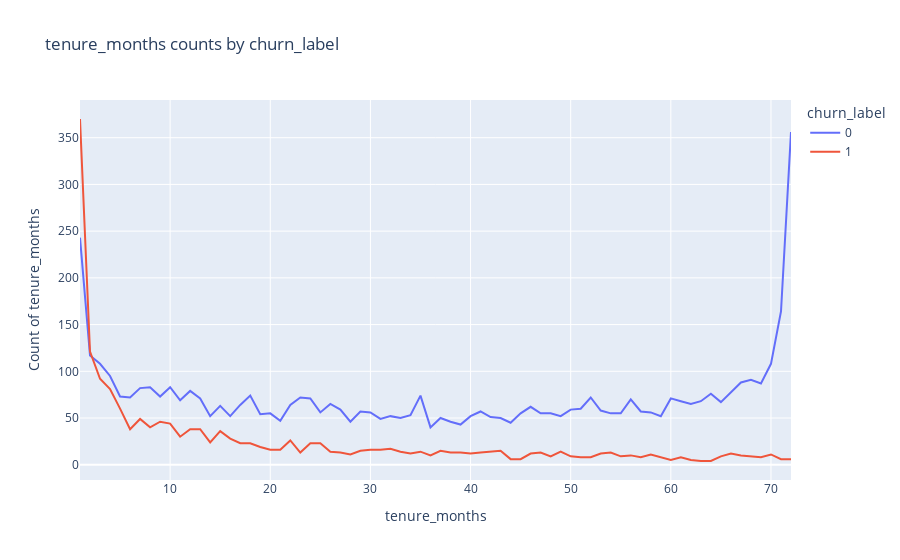
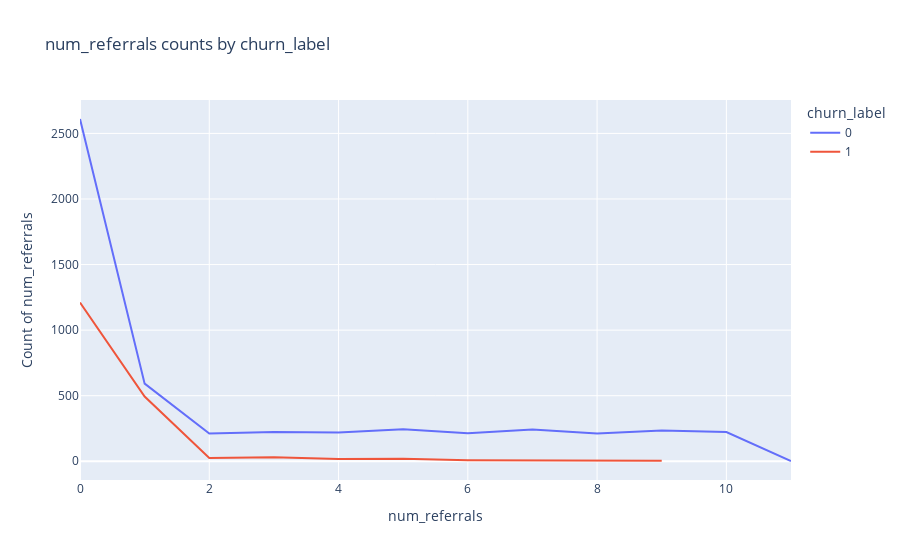
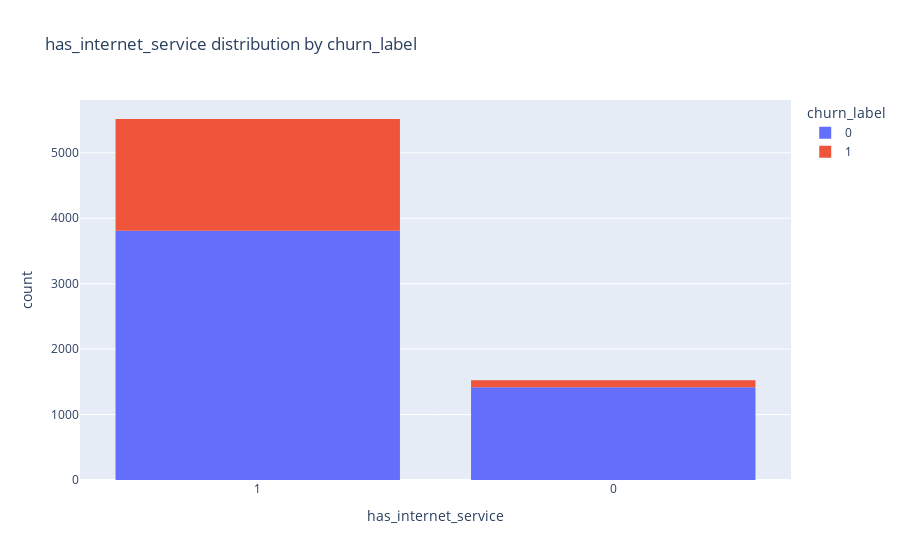
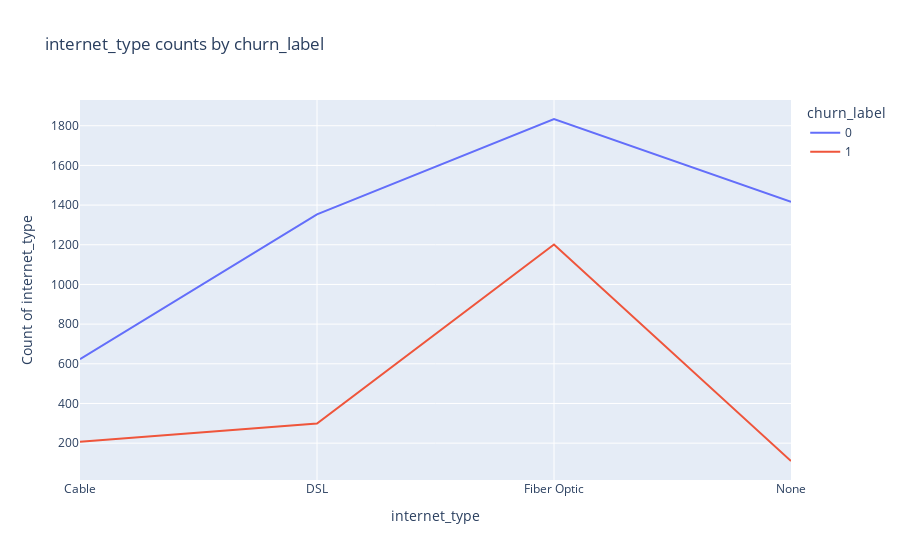

Write notebook code for charts like these, in order.
### Code cell
plot_all_cols(df_dict['all'].drop(columns=['account_id',
                                           'customer_id',
                                           'status',
                                           'churn_reason',
                                           'paperless_billing',
                                           'has_unlimited_data',
       'has_phone_service', 'has_multiple_lines', 'has_premium_tech_support',
       'has_online_security', 'has_online_backup', 'has_device_protection',
       'stream_movie', 'stream_music',
              'avg_long_distance_fee_monthly', 'total_long_distance_fee',
              'married'
                                           ]), color_col = 'churn_label')

### Figure 1 — Plotly figure (JSON) as saved in the notebook; plotly's stock layout.template omitted (floating-point values rounded to 4 significant figures)
{"data": [{"hovertemplate": "churn_label=0<br>tenure_months=%{x}<br>Count of tenure_months=%{y}<extra></extra>", "legendgroup": "0", "line": {"color": "#636efa", "dash": "solid"}, "marker": {"symbol": "circle"}, "mode": "lines", "name": "0", "orientation": "v", "showlegend": true, "type": "scatter", "x": [1, 2, 3, 4, 5, 6, 7, 8, 9, 10, 11, 12, 13, 14, 15, 16, 17, 18, 19, 20, 21, 22, 23, 24, 25, 26, 27, 28, 29, 30, 31, 32, 33, 34, 35, 36, 37, 38, 39, 40, 41, 42, 43, 44, 45, 46, 47, 48, 49, 50, 51, 52, 53, 54, 55, 56, 57, 58, 59, 60, 61, 62, 63, 64, 65, 66, 67, 68, 69, 70, 71, 72], "xaxis": "x", "y": [243, 117, 108, 95, 73, 72, 82, 83, 73, 83, 69, 79, 71, 52, 63, 52, 64, 74, 54, 55, 47, 64, 72, 71, 56, 65, 59, 46, 57, 56, 49, 52, 50, 53, 74, 40, 50, 46, 43, 52, 57, 51, 50, 45, 55, 62, 55, 55, 52, 59, 60, 72, 58, 55, 55, 70, 57, 56, 52, 71, 68, 65, 68, 76, 67, 77, 88, 91, 87, 108, 164, 356], "yaxis": "y"}, {"hovertemplate": "churn_label=1<br>tenure_months=%{x}<br>Count of tenure_months=%{y}<extra></extra>", "legendgroup": "1", "line": {"color": "#EF553B", "dash": "solid"}, "marker": {"symbol": "circle"}, "mode": "lines", "name": "1", "orientation": "v", "showlegend": true, "type": "scatter", "x": [1, 2, 3, 4, 5, 6, 7, 8, 9, 10, 11, 12, 13, 14, 15, 16, 17, 18, 19, 20, 21, 22, 23, 24, 25, 26, 27, 28, 29, 30, 31, 32, 33, 34, 35, 36, 37, 38, 39, 40, 41, 42, 43, 44, 45, 46, 47, 48, 49, 50, 51, 52, 53, 54, 55, 56, 57, 58, 59, 60, 61, 62, 63, 64, 65, 66, 67, 68, 69, 70, 71, 72], "xaxis": "x", "y": [370, 121, 92, 81, 60, 38, 49, 40, 46, 44, 30, 38, 38, 24, 36, 28, 23, 23, 19, 16, 16, 26, 13, 23, 23, 14, 13, 11, 15, 16, 16, 17, 14, 12, 14, 10, 15, 13, 13, 12, 13, 14, 15, 6, 6, 12, 13, 9, 14, 9, 8, 8, 12, 13, 9, 10, 8, 11, 8, 5, 8, 5, 4, 4, 9, 12, 10, 9, 8, 11, 6, 6], "yaxis": "y"}], "layout": {"legend": {"title": {"text": "churn_label"}, "tracegroupgap": 0}, "title": {"text": "tenure_months counts by churn_label"}, "xaxis": {"anchor": "y", "domain": [0, 1], "title": {"text": "tenure_months"}}, "yaxis": {"anchor": "x", "domain": [0, 1], "title": {"text": "Count of tenure_months"}}}}

### Figure 2 — Plotly figure (JSON) as saved in the notebook; plotly's stock layout.template omitted (floating-point values rounded to 4 significant figures)
{"data": [{"hovertemplate": "churn_label=0<br>num_referrals=%{x}<br>Count of num_referrals=%{y}<extra></extra>", "legendgroup": "0", "line": {"color": "#636efa", "dash": "solid"}, "marker": {"symbol": "circle"}, "mode": "lines", "name": "0", "orientation": "v", "showlegend": true, "type": "scatter", "x": [0, 1, 2, 3, 4, 5, 6, 7, 8, 9, 10, 11], "xaxis": "x", "y": [2610, 592, 211, 224, 219, 244, 213, 243, 211, 234, 223, 2], "yaxis": "y"}, {"hovertemplate": "churn_label=1<br>num_referrals=%{x}<br>Count of num_referrals=%{y}<extra></extra>", "legendgroup": "1", "line": {"color": "#EF553B", "dash": "solid"}, "marker": {"symbol": "circle"}, "mode": "lines", "name": "1", "orientation": "v", "showlegend": true, "type": "scatter", "x": [0, 1, 2, 3, 4, 5, 6, 7, 8, 9], "xaxis": "x", "y": [1211, 494, 25, 31, 17, 20, 8, 5, 2, 4], "yaxis": "y"}], "layout": {"legend": {"title": {"text": "churn_label"}, "tracegroupgap": 0}, "title": {"text": "num_referrals counts by churn_label"}, "xaxis": {"anchor": "y", "domain": [0, 1], "title": {"text": "num_referrals"}}, "yaxis": {"anchor": "x", "domain": [0, 1], "title": {"text": "Count of num_referrals"}}}}

### Figure 3 — Plotly figure (JSON) as saved in the notebook; plotly's stock layout.template omitted (floating-point values rounded to 4 significant figures; data arrays with more than 128 entries replaced by an {"elided": "..."} marker saying what was removed)
{"data": [{"alignmentgroup": "True", "bingroup": "x", "hovertemplate": "churn_label=0<br>has_internet_service=%{x}<br>count=%{y}<extra></extra>", "legendgroup": "0", "marker": {"color": "#636efa", "pattern": {"shape": ""}}, "name": "0", "offsetgroup": "0", "orientation": "v", "showlegend": true, "type": "histogram", "x": {"elided": "5226 str values"}, "xaxis": "x", "yaxis": "y"}, {"alignmentgroup": "True", "bingroup": "x", "hovertemplate": "churn_label=1<br>has_internet_service=%{x}<br>count=%{y}<extra></extra>", "legendgroup": "1", "marker": {"color": "#EF553B", "pattern": {"shape": ""}}, "name": "1", "offsetgroup": "1", "orientation": "v", "showlegend": true, "type": "histogram", "x": {"elided": "1817 str values"}, "xaxis": "x", "yaxis": "y"}], "layout": {"barmode": "relative", "legend": {"title": {"text": "churn_label"}, "tracegroupgap": 0}, "title": {"text": "has_internet_service distribution by churn_label"}, "xaxis": {"anchor": "y", "domain": [0, 1], "title": {"text": "has_internet_service"}}, "yaxis": {"anchor": "x", "domain": [0, 1], "title": {"text": "count"}}}}

### Figure 4 — Plotly figure (JSON) as saved in the notebook; plotly's stock layout.template omitted (floating-point values rounded to 4 significant figures)
{"data": [{"hovertemplate": "churn_label=0<br>internet_type=%{x}<br>Count of internet_type=%{y}<extra></extra>", "legendgroup": "0", "line": {"color": "#636efa", "dash": "solid"}, "marker": {"symbol": "circle"}, "mode": "lines", "name": "0", "orientation": "v", "showlegend": true, "type": "scatter", "x": ["Cable", "DSL", "Fiber Optic", "None"], "xaxis": "x", "y": [623, 1353, 1834, 1416], "yaxis": "y"}, {"hovertemplate": "churn_label=1<br>internet_type=%{x}<br>Count of internet_type=%{y}<extra></extra>", "legendgroup": "1", "line": {"color": "#EF553B", "dash": "solid"}, "marker": {"symbol": "circle"}, "mode": "lines", "name": "1", "orientation": "v", "showlegend": true, "type": "scatter", "x": ["Cable", "DSL", "Fiber Optic", "None"], "xaxis": "x", "y": [207, 299, 1201, 110], "yaxis": "y"}], "layout": {"legend": {"title": {"text": "churn_label"}, "tracegroupgap": 0}, "title": {"text": "internet_type counts by churn_label"}, "xaxis": {"anchor": "y", "domain": [0, 1], "title": {"text": "internet_type"}}, "yaxis": {"anchor": "x", "domain": [0, 1], "title": {"text": "Count of internet_type"}}}}
